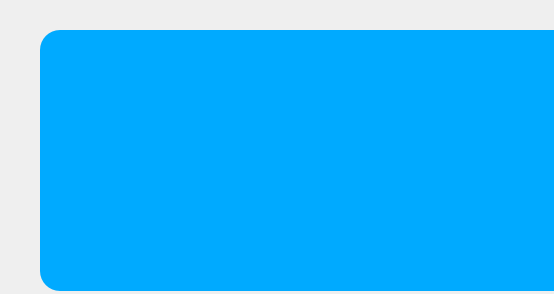
<?xml version="1.0" encoding="UTF-8"?>
<ui version="4.0">
 <class>FriendListItem</class>
 <widget class="QWidget" name="FriendListItem">
  <property name="geometry">
   <rect>
    <x>0</x>
    <y>0</y>
    <width>554</width>
    <height>294</height>
   </rect>
  </property>
  <property name="windowTitle">
   <string>Form</string>
  </property>
  <widget class="QLabel" name="label">
   <property name="geometry">
    <rect>
     <x>0</x>
     <y>0</y>
     <width>1000</width>
     <height>31</height>
    </rect>
   </property>
   <property name="minimumSize">
    <size>
     <width>1000</width>
     <height>0</height>
    </size>
   </property>
   <property name="styleSheet">
    <string notr="true"/>
   </property>
   <property name="text">
    <string/>
   </property>
  </widget>
  <widget class="QTextEdit" name="textEdit">
   <property name="geometry">
    <rect>
     <x>40</x>
     <y>30</y>
     <width>551</width>
     <height>261</height>
    </rect>
   </property>
   <property name="sizePolicy">
    <sizepolicy hsizetype="Preferred" vsizetype="Expanding">
     <horstretch>0</horstretch>
     <verstretch>0</verstretch>
    </sizepolicy>
   </property>
   <property name="baseSize">
    <size>
     <width>0</width>
     <height>0</height>
    </size>
   </property>
   <property name="autoFillBackground">
    <bool>false</bool>
   </property>
   <property name="styleSheet">
    <string notr="true">QWidget{background:rgb(0, 170, 255);color:rgb(7, 32, 35);border-radius:20}

</string>
   </property>
   <property name="verticalScrollBarPolicy">
    <enum>Qt::ScrollBarAlwaysOff</enum>
   </property>
   <property name="horizontalScrollBarPolicy">
    <enum>Qt::ScrollBarAsNeeded</enum>
   </property>
   <property name="readOnly">
    <bool>true</bool>
   </property>
  </widget>
 </widget>
 <resources/>
 <connections/>
</ui>
